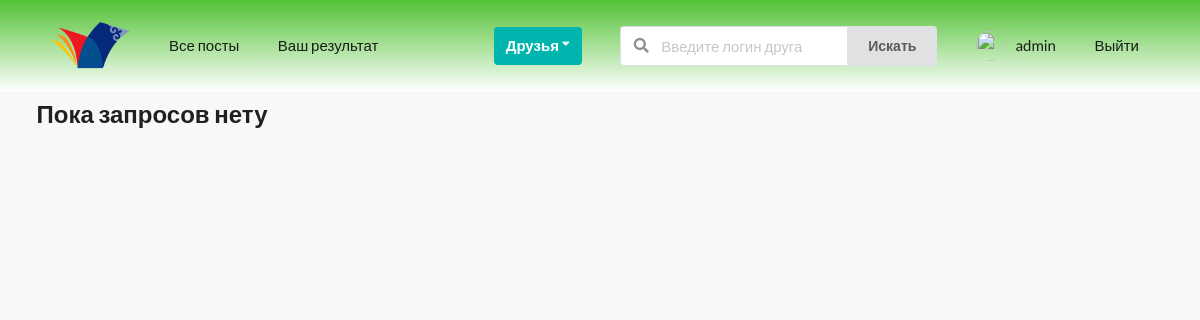
/profiles/invites/ (signed in), run on an earlier commit of the app's database.
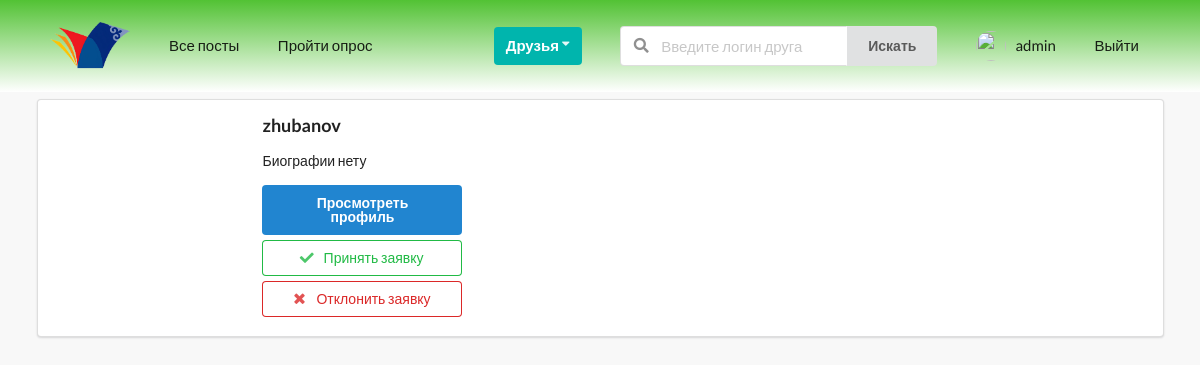
And on a later commit of the database.
### profiles/models.py (models this page shows, shortened)
class Profile(models.Model):
    first_name=models.CharField(max_length=200,blank=True)
    last_name=models.CharField(max_length=200,blank=True)
    user=models.OneToOneField(User,on_delete=models.CASCADE)
    bio=models.TextField(default='Биографии нету',max_length=300)
    email=models.EmailField(max_length=200,blank=True)
    country=models.CharField(max_length=200,blank=True)
    avatar_image=models.ImageField(default='avatar.png',upload_to='avatars/')
    friends=models.ManyToManyField(User,blank=True,related_name='friends')
    slug=models.SlugField(unique=True,blank=True)
    updated_at=models.DateField(auto_now=True)
    created_at=models.DateField(auto_now_add=True)
    objects=ProfileManager()
    __initial_first_name=None
    __initial_last_name=None
    def __init__(self,*args,**kwargs):
        super().__init__(*args,**kwargs)
        self.__initial_first_name=self.first_name
        self.__initial_last_name=self.last_name
    class Meta:
        verbose_name = 'Профиль'
        verbose_name_plural = 'Профили'

### profiles/views.py (the view)
# urls.py: path('invites/',invites_received_view,name='invites-received-view'),
@login_required
def invites_received_view(request):
    user_obj=Profile.objects.get(user=request.user)
    qs=Relationship.objects.invitations_received(receiver=user_obj)
    results=list(map(lambda x:x.sender,qs))
    is_empty=False
    if len(results)==0:
        is_empty=True
    context={'qs':results,'is_empty':is_empty,}
    return render(request,'profiles/my_invites.html',context)

### prediction_system/context_processors.py (called while the page is built)
def has_prediction(request):
    if request.user.is_authenticated:
        profile=Profile.objects.get(user=request.user)
        if ProfileData.objects.filter(profile=profile).exists():
            return {'has_prediction': True}
    return {'has_prediction': False}

### profiles/context_processors.py (called while the page is built)
def profile_pic(request):
    if request.user.is_authenticated:
        profile_picture=Profile.objects.get(user=request.user).avatar_image
        return {'avatar_pic':profile_picture}
    return {}

def invitations_number(request):
    if request.user.is_authenticated:
        profile_obj=Profile.objects.get(user=request.user)
        qs_counter=Relationship.objects.invitations_received(profile_obj).count()
        return {'invites_num':qs_counter,}
    return {}

### profiles/models.py (called while the page is built)
    def invitations_received(self,receiver):
        query_string=Relationship.objects.filter(receiver=receiver,status='send')
        return query_string

### templates/profiles/my_invites.html (shortened to what this page needs)
{% extends 'base.html' %}
{% block content %}
    {% if is_empty %}
        <h2>Пока запросов нету</h2>
    {% endif %}
    {% for item in qs  %}
        <div class="ui segment">
            <div class="ui grid">
                <div class="row">
                    <div class="three wide column">
                    </div>
                    <div class="thirteen wide column">
                        <h3>{{item.user}}</h3>
                        <p>{{item.bio}}</p>
                        <a href="">
                            <button class="ui primary button w-big mb-5">Просмотреть профиль</button>
                        </a>
                        <form action="{% url 'profiles:accept-invite'%}" method="POST">
                            <button type="submit" class="ui positive basic button w-big mb-5">
                                <i class="check icon"></i>
                                Принять заявку
                            </button>
                        </form>
                        <form action="{%url 'profiles:reject-invite'%}" method="POST">
                            <button type="submit" class="ui negative basic button w-big mb-5">
                                <i class="close icon"></i>
                                Отклонить заявку
                            </button>
                        </form>
                    </div>
                </div>
            </div>
        </div>
    {% endfor %}
{% endblock content %}

### templates/main/_nav.html (shortened to what this page needs)
{% load static %}
{% url 'posts:main-post-view' as path_to_posts %}
{% url 'home' as path_to_home %}
{% url 'profiles:myprofile' as path_to_my_profile %}
<div class="ui grid">
    <div class="computer tablet only row wide">
        <div class="ui secondary large menu nav mb-7">
            <div class="ui container">
            <a href="{{path_to_home}}" class="item">
                <img src="{% static 'logo.png' %}" class="ui image tiny">
            </a>
            {% if request.user.is_authenticated %}
                <a href="{{path_to_posts}}" class="menu item">Все посты</a>
            {% if has_prediction %}
                <a href="{% url 'prediction:prediction-detail' %}" class="menu item">Ваш результат</a>
            {% else %}
                <a href="{% url 'prediction:prediction-index' %}" class="menu item">Пройти опрос</a>
            {% endif %}
            {% endif %}
            <div class="right menu">
                {% if request.user.is_authenticated %}
                <div class="item">
                    <div class="ui floating dropdown icon button teal"> Друзья
                        <i class="dropdown icon"></i>
                    </div>
                </div>
                    <div class="item">
                        <form action="{% url 'profiles:friend-search' %}" method="GET">
                        <div class="ui action left icon input">
                        <input class="prompt" type="text" name='q' placeholder="Введите логин друга">
                        <button type='submit' class="ui button">Искать</button>
                    </div>
                    </form>
                    </div>
                    <a href="{{path_to_my_profile}}" class="item">
                        <img src="{{avatar_pic.url}}" alt="" class="avatar ui image">&nbsp;
                        {{ request.user }}
                    </a>
                    <a href="{% url 'account_logout' %}" class="ui item">Выйти</a>
                {% else %}
                <a href="{% url 'account_login' %}" class="ui item">Войти</a>
                <a href="{% url 'account_signup' %}" class="ui item">Зарегистрироваться</a>
                {% endif %}
            </div>
            </div>
        </div>
    </div>
</div>

What changed in the data, as far as the page shows it:
added Profile: user "zhubanov", bio "Биографии нету"
Also different on the page:
text no longer shown: "Ваш результат Пока запросов нету"
text now shown: "Пройти опрос"
